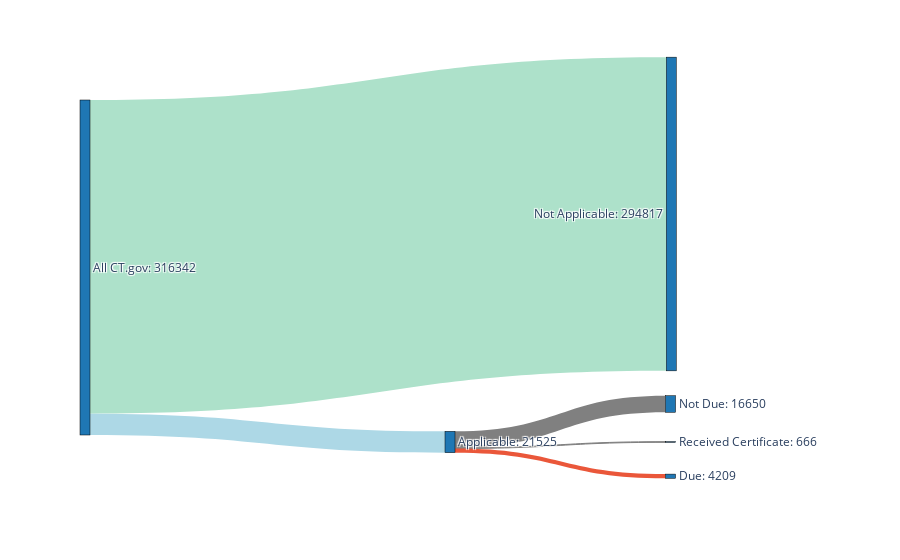

The notebook cell saved with this chart:
### Code cell
import plotly.graph_objs as go

fig = go.Figure(data=[go.Sankey(
    arrangement = 'freeform',
    node = dict(
      pad = 15,
      thickness = 10,
      line = dict(color = "black", width = 0.5),
      label = ["All CT.gov: {}".format(all_ctgov), "Not Applicable: {}".format(all_ctgov-all_applicable),
               "Applicable: {}".format(all_applicable), "Not Due: {}".format(not_due), 
               "Received Certificate: {}".format(due_cert), "Due: {}".format(due), ""],
      color = "#1f77b4",
        x = [0, .799 , .5, .798, .798, .798],
        y = [0, .3, .9, .8, .9, .99]
    ),
    link = dict(
      source = [0, 0, 2, 2, 2], # indices correspond to labels, eg A1, A2, A2, B1, ...
      target = [1, 2, 3, 4, 5],
      value = [all_ctgov, all_applicable, not_due, due_cert, due],
        color = ['#ADE1CA', 'lightblue', 'grey', 'grey', '#EA573A']
  ))])

fig.update_layout(font_size=12)
#fig.write_image("fig1.svg")

fig

### Figure 1 — Plotly figure (JSON) as saved in the notebook; plotly's stock layout.template omitted (floating-point values rounded to 4 significant figures)
{"data": [{"arrangement": "freeform", "link": {"color": ["#ADE1CA", "lightblue", "grey", "grey", "#EA573A"], "source": [0, 0, 2, 2, 2], "target": [1, 2, 3, 4, 5], "value": [316342, 21525, 16650, 666, 4209]}, "node": {"color": "#1f77b4", "label": ["All CT.gov: 316342", "Not Applicable: 294817", "Applicable: 21525", "Not Due: 16650", "Received Certificate: 666", "Due: 4209", ""], "line": {"color": "black", "width": 0.5}, "pad": 15, "thickness": 10, "x": [0, 0.799, 0.5, 0.798, 0.798, 0.798], "y": [0, 0.3, 0.9, 0.8, 0.9, 0.99]}, "type": "sankey"}], "layout": {"font": {"size": 12}}}
